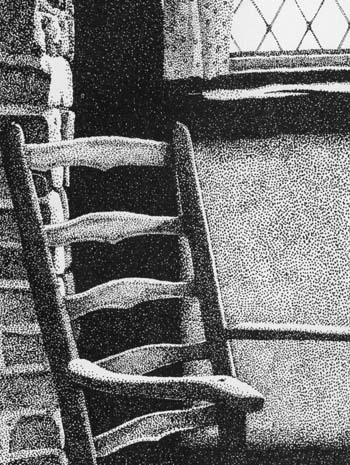
#> input picture images/chair-stipple.jpg, 350 x 465 px
$ python ImageAnalogies.py --A images/chair-stipple.jpg --Ap images/chair.jpg --B images/chair.jpg --Bp images/chair.jpg
#> lines starting #> are read from the running program, lines starting #| are printed output that depends on the picture
"""
Programmer: Chris Tralie
Purpose: To implement the basic features of Image Analogies[1] in Python

Image Analogies
A. Hertzmann, C. Jacobs, N. Oliver, B. Curless, D. Salesin.
SIGGRAPH 2001 Conference Proceedings.
"""
import numpy as np
import matplotlib.pyplot as plt
import skimage.transform
import imageio
import argparse
from skimage.transform import pyramid_gaussian
from tqdm import tqdm
import time

imresize = lambda x, shape: skimage.transform.resize(x, shape, anti_aliasing=True, mode='constant')

def rgb2gray(rgb):
    """
    Convert an RGB image to grayscale
    Parameters
    ----------
    rgb: ndarray(M, N, 3)
        An M x N color image
    Returns
    -------
    gray: ndarray(M, N)
        The corresponding grayscale image
    """
    r, g, b = rgb[:,:,0], rgb[:,:,1], rgb[:,:,2]
    gray = 0.2989 * r + 0.5870 * g + 0.1140 * b
    return gray

def read_image(filename):
    """
    Load an image from disk
    Parameters
    ----------
    filename: string
        Location of image
    Returns
    -------
    I: ndarray(M, N, 3, dtype=float)
        A color channel image converted to floating
        point [0, 1] per channel
    """
#> called with filename = 'images/chair-stipple.jpg'
    I = imageio.imread(filename)
#> I is the input picture: shape (465, 350); min 0, max 255, mean 113.8
    I = np.array(I, dtype=np.float32)/255.0
    if len(I.shape) == 2:
        # Stack grayscale to fake a color image
        I = I[:, :, None]
        I = np.concatenate((I, I, I), axis=2)
#> I: shape (465, 350, 3) float32
#> call 2 of read_image, with filename = 'images/chair.jpg'
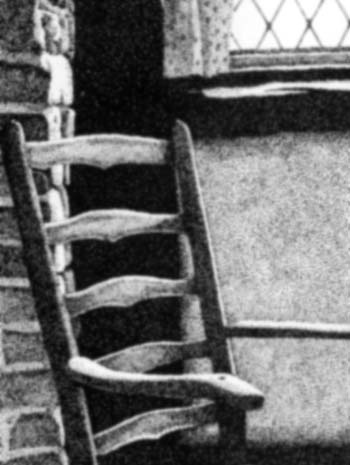
#> input picture images/chair.jpg, 350 x 465 px
#> in read_image, I is the input picture: shape (465, 350); min 0, max 255, mean 108.4
    if I.shape[2] > 3:
        # Only use RGB
        I = I[:, :, 0:3]
    return I

# [16 lines left out: function write_image, not called in this run]

def get_patches(img, dim, i, j):
    """
    Sample patches from a (possibly color) image

    Parameters
    ----------
    img: ndarray(M + 2*pad, N + 2*pad, ...)
        Image from which to sample patches.  Assumed to already be padded
        by pad = dim//2 on both sides
    dim: int
        Dimension of patches, assumed to be odd
    i: ndarray(n_patches, dtype=int)
        Row of patch
    j: ndarray(n_patches, dtype=int)
        Column of patch

    Returns
    -------
    patches: ndarray(n_patches, dim*dim)
        Array of patches
    """
    n_patches = i.size
    pix = np.arange(dim)
    ii, jj = np.meshgrid(pix, pix, indexing='ij')
    ii = ii.flatten()
    jj = jj.flatten()
    ii = (i[:, None] + ii[None, :]).flatten()
    jj = (j[:, None] + jj[None, :]).flatten()
    patches = img[ii, jj, ...]
    nch = 1
    if len(img.shape) > 2:
        nch = img.shape[2]
    return np.reshape(patches, (n_patches, dim*dim*nch))


def get_causal_patches(img, dim, i, j):
    """
    Assuming dim is odd, return L-shaped patches that would
    occur in raster order

    Parameters
    ----------
    img: ndarray(M + 2*pad, N + 2*pad, ...)
        Image from which to sample patches.  Assumed to already be padded
        by pad = dim//2 on both sides
    dim: int
        Dimension of patches, assumed to be odd
    i: ndarray(n_patches, dtype=int)
        Row of patch
    j: ndarray(n_patches, dtype=int)
        Column of patch
    """
    P = get_patches(img, dim, i, j)
    carea = (dim*dim)//2 # Causal area
    if len(img.shape) > 2:
        carea *= img.shape[2]
    P = P[:, 0:carea]
    return P


# [98 lines left out: function get_coherence_match, not called in this run]


def imanalogy(A, Ap, B, Kappa = 0.0, NLevels = 3, KCoarse = 5, KFine = 5, n_jobs = None, debug_images=False, use_ann=True, verbose=False):
    """
    Perform image analogies
    Parameters
    ----------
    A: ndarray(M, N, ...)
        A floating point image to use as A, with an optional channel dimension
    Ap: ndarray(M, N, 3)
        A floating point image to use as A', with an optional channel dimension
    B: ndarray(M, N, 3)
        A floating point image to use as B, with an optional channel dimension
    Kappa: float
        The coherence factor (how much to promote nearby patches
        over good matches)
    NLevels: int
        The number of levels to use in a multiresolution reconstruction
    KCoarse: int
        Dimension of square patches to sample at the coarsest level
        of the multiresolution pyramid
    KFine: int
        Dimension of square patches to sample at the finest level
        of the multiresolution pyramid
    n_jobs: int
        Number of parallel processes to run for nearest neighbor search (deafult None)
    use_ann: bool
        If True, use approximate nearest neighbors.  If False, use exact nearest neighbors
    verbose: bool
        If True, print out debugging information
    Returns
    -------
    Bp: ndarray(M, N, ...)
        A floating point image of the synthesized image analogy, with the corresponding
        channel dimension
    """
#> called with Kappa = 0, NLevels = 2, KCoarse = 5, KFine = 5, n_jobs = 1, debug_images = True, use_ann = True, verbose = False
    # Figure out nearest neighbor methods
    NNClass = None
    nn_query = None
    if use_ann:
        succeeded = True
        try:
            from pynndescent import NNDescent
        except:
            succeeded = False
            print("Warning: Could not import pynndescent: falling back to sklearn exact nearest neighbors")
        if succeeded:
            NNClass = lambda X: NNDescent(X)
            nn_query = lambda nn, F: nn.query(F[None, :], k=1)
    if not use_ann or not NNClass:
        from sklearn.neighbors import NearestNeighbors
        NNClass = lambda X: NearestNeighbors(n_neighbors=1, algorithm='auto', n_jobs=n_jobs).fit(X)
        nn_query = lambda nn, F: list(nn.kneighbors(F[None, :]))[::-1]

    # Make image pyramids
    channel_axis = {}
    if len(A.shape) > 2:
        channel_axis = {"channel_axis":-1} # pyramic_gaussian needs this parameter for color images
    AL  = tuple(pyramid_gaussian(A,  NLevels, downscale = 2, **channel_axis))
    ApL = tuple(pyramid_gaussian(Ap, NLevels, downscale = 2, **channel_axis))
    BL  = tuple(pyramid_gaussian(B,  NLevels, downscale = 2, **channel_axis))
    if verbose:
        print("AL:")
        for i in range(len(AL)):
            print(AL[i].shape)
    ApLColor = [img for img in ApL]
#> ApLColor = 3 items
    if len(A.shape) > 2: # For color images, use grayscale features, as recommended in the paper
        AL  = [rgb2gray(img) for img in AL]
#> in rgb2gray (call 3), `r, g, b = rgb[:,:,0], rgb[:,:,1], rgb[:,:,2]`:
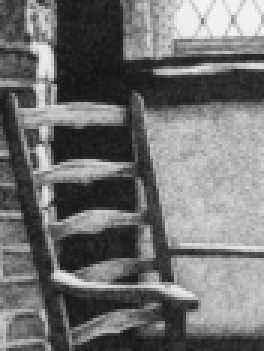
#> r: shape (117, 88) float32 (shown 3 times larger); min 0.0858, max 0.952, mean 0.446
#> AL = 3 items
        ApL = [rgb2gray(img) for img in ApL]
#> in rgb2gray (call 6), `r, g, b = rgb[:,:,0], rgb[:,:,1], rgb[:,:,2]`:
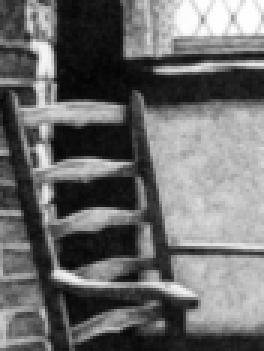
#> r: shape (117, 88) float32 (shown 3 times larger); min 0.0172, max 1, mean 0.425
#> ApL = 3 items
        BL  = [rgb2gray(img) for img in BL]
#> BL = 3 items

    BpL = [] # B' values in pyramid (grayscale)
    BpLColor = [] # B' values in pyramid (color)
    BpLidx = [] # Indices of nearest neighbors at each pixel in pyramid
    if verbose:
        print("BL:")
    for i in range(len(BL)):
        if verbose:
            print(BL[i].shape)
        BpL.append(np.zeros(BL[i].shape))
        shape = list(BL[i].shape)
        if len(A.shape) > 2:
            shape.append(A.shape[2])
        BpLColor.append(np.zeros(shape))
        BpLidx.append(-1*np.ones((BL[i].shape[0], BL[i].shape[1], 2), dtype=int))
#> this loop made 3 passes
#> after the loop, BpL = 3 items; BpLColor = 3 items; BpLidx = 3 items

    if debug_images:
        plt.figure(figsize=(12, 6))

    # Do multiresolution synthesis
    for level in range(NLevels, -1, -1):
        if verbose:
            print("Doing level", level)
        total_time = 0
        ## Step 0: Work out dimension of patches
        KSpatial = KFine
        if level == NLevels:
            KSpatial = KCoarse
        d = (KSpatial-1)//2
        area  = KSpatial*KSpatial # Area
        carea = area//2 # Causal area
        sz = area + carea  #B, Bp
        if level < NLevels:
            sz += area*2

        ## Step 1: Make features
        ## Step 1a: Determine location of patches
        shape = AL[level].shape
        ipatch, jpatch = np.meshgrid(np.arange(shape[0]), np.arange(shape[1]), indexing='ij')
        ipatch = ipatch.flatten()
        jpatch = jpatch.flatten()
        ## Step 1b: Get patches
        A1  = np.pad(AL[level], d)
        Ap1 = np.pad(ApL[level], d)
        APatches  = get_patches(A1, KSpatial, ipatch, jpatch)
        ApPatches = get_causal_patches(Ap1, KSpatial, ipatch, jpatch)
        X = np.concatenate((APatches, ApPatches), 1)
        A2 = np.array([])
        Ap2 = np.array([])
        if level < NLevels:
            ## Step 1c: Use multiresolution features if necessary
            A2  = np.pad(imresize( AL[level+1],  AL[level].shape), d)
            Ap2 = np.pad(imresize(ApL[level+1], ApL[level].shape), d)
            A2Patches  = get_patches(A2,  KSpatial, ipatch, jpatch)
            Ap2Patches = get_patches(Ap2, KSpatial, ipatch, jpatch)
            X = np.concatenate((X, A2Patches, Ap2Patches), 1)
        ## Step 1d: Setup nearest neighbor structures
        nn = NNClass(X)

        ## Step 2: Fill in the pixels in scanline order
        F   = np.zeros(sz)
        B1  = np.pad(BL[level], d)
        Bp1 = np.pad(BpL[level], d)
        B2  = np.array([])
        Bp2 = np.array([])
        if level < NLevels:
            B2  = np.pad(imresize( BL[level+1],  BL[level].shape), d)
            Bp2 = np.pad(imresize(BpL[level+1], BpL[level].shape), d)
        for i in tqdm(range(BpL[level].shape[0])):
            for j in range(BpL[level].shape[1]):
                # Make the feature at this pixel
                # Full patch B
                F[0:area] = B1[i:i+KSpatial, j:j+KSpatial].flatten()
                # Causal patch B'
                F[area:area+carea] = Bp1[i:i+KSpatial, j:j+KSpatial].flatten()[0:carea]
                if level < NLevels:
                    # Use multiresolution features
                    F[area+carea:area*2+carea] = B2[i:i+KSpatial, j:j+KSpatial].flatten()
                    F[area*2+carea:] = Bp2[i:i+KSpatial, j:j+KSpatial].flatten()
                # Find index of most closely matching feature point in A
                tic = time.time()
                idx, dist = nn_query(nn, F)
                #print(F, dist)
                total_time += time.time()-tic
                distSqr = dist**2
                idx = int(idx[0][0])
                idx = [ipatch[idx], jpatch[idx]]
                if Kappa > 0:
                    # Compare with coherent pixel
                    (idxc, distSqrc) = get_coherence_match(F, A1, Ap1, A2, Ap2, BpLidx[level], KSpatial, i, j)
                    fac = 1 + Kappa*(2.0**(level - NLevels))
                    if distSqrc < distSqr*fac*fac:
                        idx = idxc
                BpLidx[level][i, j, :] = idx
                BpL[level][i, j] = ApL[level][idx[0], idx[1]]
                Bp1[i+d, j+d] = ApL[level][idx[0], idx[1]] # Also need to update padded image (sneaky bug!)
                BpLColor[level][i, j, ...] = ApLColor[level][idx[0], idx[1], :]
            if i%20 == 0 and debug_images:
                write_image(BpLColor[level], "%i.png"%level)
        if verbose:
            print("Time nearest neighbors:", total_time)
        if debug_images:
            plt.clf()
            plt.subplot(122)
            plt.imshow(BpLidx[level][:, :, 0], cmap = 'magma')
            plt.axis("off")
            plt.colorbar()
            plt.title("Y")
            plt.subplot(121)
            plt.imshow(BpLidx[level][:, :, 1], cmap = 'magma')
            plt.axis("off")
            plt.colorbar()
            plt.title("X")
            plt.savefig("%i_idx.png"%level, bbox_inches = 'tight')
#> this loop made 1 pass
#> pass 1, in imanalogy, `ipatch, jpatch = np.meshgrid(np.arange(shape[0]), np.arange(shape[1]),..`:
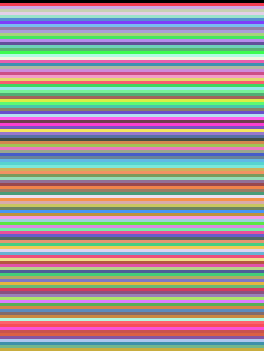
#> ipatch: shape (117, 88) int64 (shown 3 times larger); 117 distinct labels, from 0 to 116; one colour per label, 0 black
#> pass 1, in imanalogy, `ipatch, jpatch = np.meshgrid(np.arange(shape[0]), np.arange(shape[1]),..`:
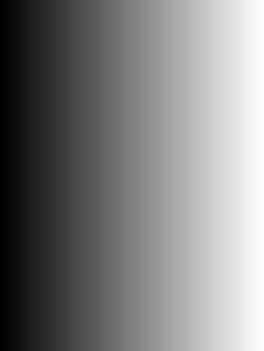
#> jpatch: shape (117, 88) int64 (shown 3 times larger); min 0, max 87, mean 43.5; drawn with min black and max white
#> pass 1, in imanalogy, `A1  = np.pad(AL[level], d)`:
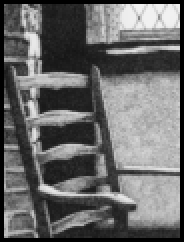
#> A1: shape (121, 92) float32 (shown 2 times larger); min 0, max 0.952, mean 0.413
#> pass 1, in imanalogy, `Ap1 = np.pad(ApL[level], d)`:
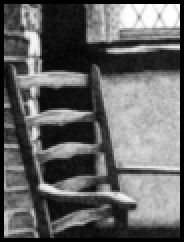
#> Ap1: shape (121, 92) float32 (shown 2 times larger); min 0, max 1, mean 0.393
    return BpLColor[0]

if __name__ == '__main__':
    parser = argparse.ArgumentParser()
    parser.add_argument('--A', type=str, required=True, help="Path to A image")
    parser.add_argument('--Ap', type=str, required=True, help="Path to A' Image")
    parser.add_argument('--B', type=str, required=True, help="Path to B Image")
    parser.add_argument('--Bp', type=str, required=True, help="Path to which to save B' Image")
    parser.add_argument('--Kappa', type=float, default=0.0, help="Coherence parameter (higher means coherence is favored over matches)")
    parser.add_argument('--NLevels', type=int, default=2, help="Number of levels to use in multiresolution pyramid")
    parser.add_argument('--KCoarse', type=int, default=5, help="Resolution of coarse patches")
    parser.add_argument('--KFine', type=int, default=5, help="Resolution of finer patches")
    parser.add_argument('--njobs', type=int, default=1, help="Number of parallel processes to use in exact nearest neighbor search (only relevant if ann is 0)")
    parser.add_argument('--debugImages', type=int, default=1, help="Whether to output all images in pyramid and chosen indices progressively as B' is being constructed")
    parser.add_argument('--ann', type=int, default=1, help="If 1, use approximate nearest neighbors (requires pynndescent).  If 0, revert to sklearn exact nearest neighbors")
    parser.add_argument('--verbose', type=int, default=0, help="If 1, print debugging info")
    opt = parser.parse_args()

    A = read_image(opt.A)
    Ap = read_image(opt.Ap)
    B = read_image(opt.B)
#> (the run stopped early here; a loop or call above may not have finished)
